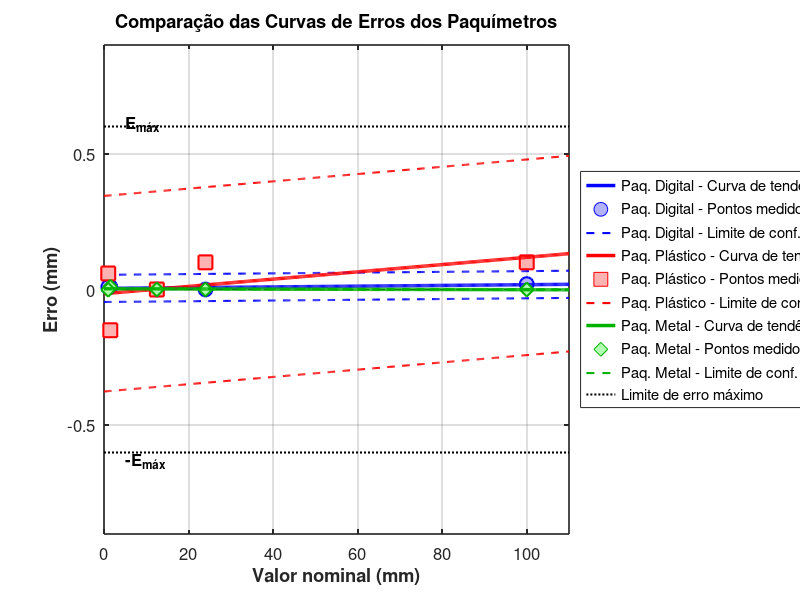

Recreate this plot in MATLAB.
% Comparação dos Três Paquímetros
% Questão: Traça as curvas de erros dos três paquímetros em um mesmo gráfico
% Mostra a linha de tendência e as linhas que delimitam a região com 95,45% de abrangência
% Destaca o erro máximo de cada paquímetro

clear all;
close all;
clc;

fprintf('=== COMPARAÇÃO DAS CURVAS DE ERROS DOS PAQUÍMETROS ===\n\n');

% Dados do Paquímetro Digital
tabela_paq1 = [
    24.0, 24.0, 0.012, 3.307, 0.04, 24.04, 23.96;
    100.0, 100.02, 0.006, 3.307, 0.02, 100.04, 100.0;
    1.49, 1.5, 0.01, 3.307, 0.03, 1.53, 1.47;
    12.5, 12.5, 0.015, 3.307, 0.05, 12.55, 12.45;
    1.001, 1.01, 0.0, 3.307, 0.0, 1.01, 1.01
];

% Dados do Paquímetro Analógico de Plástico
tabela_paq2 = [
    24.0, 24.1, 0.0, 3.307, 0.0, 24.1, 24.1;
    100.0, 100.1, 0.0, 3.307, 0.0, 100.1, 100.1;
    1.49, 1.34, 0.11, 3.307, 0.36, 1.7, 0.98;
    12.5, 12.5, 0.0, 3.307, 0.0, 12.5, 12.5;
    1.001, 1.06, 0.083, 3.307, 0.27, 1.33, 0.79
];

% Dados do Paquímetro Analógico de Metal
tabela_paq3 = [
    24.0, 24.0, 0.0, 3.307, 0.0, 24.0, 24.0;
    100.0, 100.0, 0.0, 3.307, 0.0, 100.0, 100.0;
    1.49, 1.5, 0.0, 3.307, 0.0, 1.5, 1.5;
    12.5, 12.5, 0.0, 3.307, 0.0, 12.5, 12.5;
    1.001, 1.00, 0.0, 3.307, 0.0, 1.00, 1.00
];

% ANÁLISE DOS DADOS

% Paquímetro Digital
valor_real1 = tabela_paq1(:, 1)';
tendencia1 = tabela_paq1(:, 2)';
incerteza1 = tabela_paq1(:, 5)';
erro1 = tendencia1 - valor_real1;
coef1 = polyfit(valor_real1, erro1, 1);
erro_max1 = max(abs(erro1) + incerteza1);
fprintf('PAQUÍMETRO DIGITAL:\n');
fprintf('Equação: Erro = %.6f × Valor + %.6f\n', coef1(1), coef1(2));
fprintf('Erro máximo: %.4f mm\n\n', erro_max1);

% Paquímetro Analógico de Plástico
valor_real2 = tabela_paq2(:, 1)';
tendencia2 = tabela_paq2(:, 2)';
incerteza2 = tabela_paq2(:, 5)';
erro2 = tendencia2 - valor_real2;
coef2 = polyfit(valor_real2, erro2, 1);
erro_max2 = max(abs(erro2) + incerteza2);
fprintf('PAQUÍMETRO ANALÓGICO DE PLÁSTICO:\n');
fprintf('Equação: Erro = %.6f × Valor + %.6f\n', coef2(1), coef2(2));
fprintf('Erro máximo: %.4f mm\n\n', erro_max2);

% Paquímetro Analógico de Metal
valor_real3 = tabela_paq3(:, 1)';
tendencia3 = tabela_paq3(:, 2)';
incerteza3 = tabela_paq3(:, 5)';
erro3 = tendencia3 - valor_real3;
coef3 = polyfit(valor_real3, erro3, 1);
erro_max3 = max(abs(erro3) + incerteza3);
fprintf('PAQUÍMETRO ANALÓGICO DE METAL:\n');
fprintf('Equação: Erro = %.6f × Valor + %.6f\n', coef3(1), coef3(2));
fprintf('Erro máximo: %.4f mm\n\n', erro_max3);

% Determinar o maior erro máximo para o gráfico
E_max = max([erro_max1, erro_max2, erro_max3]);
E_max = ceil(E_max * 10) / 10;  % Arredondar para cima para a primeira casa decimal

% Determinar incertezas máximas para cada paquímetro
max_incerteza1 = max(incerteza1);
max_incerteza2 = max(incerteza2);
max_incerteza3 = max(incerteza3);

% Criar figura com tamanho específico para acomodar o gráfico e a legenda
figure('Position', [100, 100, 1200, 600]);
clf;
hold on;

% Cores para cada paquímetro
cor1 = [0, 0, 1];   % Azul (Digital)
cor2 = [1, 0, 0];   % Vermelho (Plástico)
cor3 = [0, 0.7, 0]; % Verde (Metal)

% Marcadores para cada paquímetro
marcador1 = 'o'; % Círculo (Digital)
marcador2 = 's'; % Quadrado (Plástico)  
marcador3 = 'd'; % Diamante (Metal)

% Pontos para as curvas
x_range = linspace(0, 110, 500);
y1_curva = polyval(coef1, x_range);
y2_curva = polyval(coef2, x_range);
y3_curva = polyval(coef3, x_range);

% Linha de erro zero e linhas de erro máximo
plot([0, 110], [0, 0], 'k--', 'LineWidth', 0.5);
h_emax_pos = plot([0, 110], [E_max, E_max], 'k:', 'LineWidth', 1.5);
h_emax_neg = plot([0, 110], [-E_max, -E_max], 'k:', 'LineWidth', 1.5);
text(5, E_max + 0.01, 'E_{máx}', 'FontSize', 12, 'FontWeight', 'bold');
text(5, -E_max - 0.03, '-E_{máx}', 'FontSize', 12, 'FontWeight', 'bold');

% PAQUÍMETRO DIGITAL
% Pontos medidos - Melhorar visualização
h1_pontos = scatter(valor_real1, erro1, 100, marcador1, 'MarkerEdgeColor', cor1, 'MarkerFaceColor', [0.7, 0.7, 1], 'LineWidth', 1.5);

% Curva de tendência
h1_curva = plot(x_range, y1_curva, '-', 'LineWidth', 2.5, 'Color', cor1);

% Envelope de incerteza 
h1_inc_sup = plot(x_range, y1_curva + max_incerteza1, '--', 'LineWidth', 1.5, 'Color', cor1);
h1_inc_inf = plot(x_range, y1_curva - max_incerteza1, '--', 'LineWidth', 1.5, 'Color', cor1);

% PAQUÍMETRO ANALÓGICO DE PLÁSTICO
% Pontos medidos - Melhorar visualização
h2_pontos = scatter(valor_real2, erro2, 100, marcador2, 'MarkerEdgeColor', cor2, 'MarkerFaceColor', [1, 0.7, 0.7], 'LineWidth', 1.5);

% Curva de tendência
h2_curva = plot(x_range, y2_curva, '-', 'LineWidth', 2.5, 'Color', cor2);

% Envelope de incerteza
h2_inc_sup = plot(x_range, y2_curva + max_incerteza2, '--', 'LineWidth', 1.5, 'Color', cor2);
h2_inc_inf = plot(x_range, y2_curva - max_incerteza2, '--', 'LineWidth', 1.5, 'Color', cor2);

% PAQUÍMETRO ANALÓGICO DE METAL
% Pontos medidos - Melhorar visualização
h3_pontos = scatter(valor_real3, erro3, 100, marcador3, 'MarkerEdgeColor', cor3, 'MarkerFaceColor', [0.7, 1, 0.7], 'LineWidth', 1.5);

% Curva de tendência
h3_curva = plot(x_range, y3_curva, '-', 'LineWidth', 2.5, 'Color', cor3);

% Envelope de incerteza
h3_inc_sup = plot(x_range, y3_curva + max_incerteza3, '--', 'LineWidth', 1.5, 'Color', cor3);
h3_inc_inf = plot(x_range, y3_curva - max_incerteza3, '--', 'LineWidth', 1.5, 'Color', cor3);

% Configurações do gráfico
grid on;
box on;
xlabel('Valor nominal (mm)', 'FontSize', 14, 'FontWeight', 'bold');
ylabel('Erro (mm)', 'FontSize', 14, 'FontWeight', 'bold');
title('Comparação das Curvas de Erros dos Paquímetros', 'FontSize', 16, 'FontWeight', 'bold');

% Limites dos eixos
ylim([-E_max*1.5, E_max*1.5]);
xlim([0, 110]);

% Reservar espaço para o gráfico antes de adicionar a legenda
pos = get(gca, 'Position');
set(gca, 'Position', [pos(1), pos(2), pos(3)*0.75, pos(4)]);

% Legenda compacta com todas as informações
legend([h1_curva, h1_pontos, h1_inc_sup, ...
        h2_curva, h2_pontos, h2_inc_sup, ...
        h3_curva, h3_pontos, h3_inc_sup, ...
        h_emax_pos], ...
       {sprintf('Paq. Digital - Curva de tendência'), ...
        sprintf('Paq. Digital - Pontos medidos'), ...
        sprintf('Paq. Digital - Limite de conf. (Erro: %.4f mm)', erro_max1), ...
        sprintf('Paq. Plástico - Curva de tendência'), ...
        sprintf('Paq. Plástico - Pontos medidos'), ...
        sprintf('Paq. Plástico - Limite de conf. (Erro: %.4f mm)', erro_max2), ...
        sprintf('Paq. Metal - Curva de tendência'), ...
        sprintf('Paq. Metal - Pontos medidos'), ...
        sprintf('Paq. Metal - Limite de conf. (Erro: %.4f mm)', erro_max3), ...
        sprintf('Limite de erro máximo')}, ...
       'Location', 'eastoutside', 'FontSize', 9, 'Box', 'on');

% Melhorar aparência geral
set(gca, 'FontSize', 12);
set(gca, 'LineWidth', 1.2);

% Salvar o gráfico comparativo com resolução maior e tamanho específico
print('comparacao_paquimetros.png', '-dpng', '-r400', '-loose');

fprintf('Comparação concluída!\n');
fprintf('Gráfico comparativo salvo como: "comparacao_paquimetros.png"\n\n');

% Identificar qual paquímetro tem o menor erro máximo
[menor_erro, idx_melhor] = min([erro_max1, erro_max2, erro_max3]);
nomes_paq = {'Digital', 'Analógico de Plástico', 'Analógico de Metal'};

fprintf('=== CONCLUSÃO ===\n');
fprintf('O paquímetro com menor erro máximo é o %s (%.4f mm)\n', nomes_paq{idx_melhor}, menor_erro);

% Verificar coeficientes angulares (tendência de variação do erro com a magnitude)
coefs_ang = [coef1(1), coef2(1), coef3(1)];
[menor_coef, idx_estavel] = min(abs(coefs_ang));

fprintf('O paquímetro com menor variação do erro em função da magnitude é o %s\n', nomes_paq{idx_estavel});
fprintf('(coeficiente angular mais próximo de zero: %.6f)\n', coefs_ang(idx_estavel));
